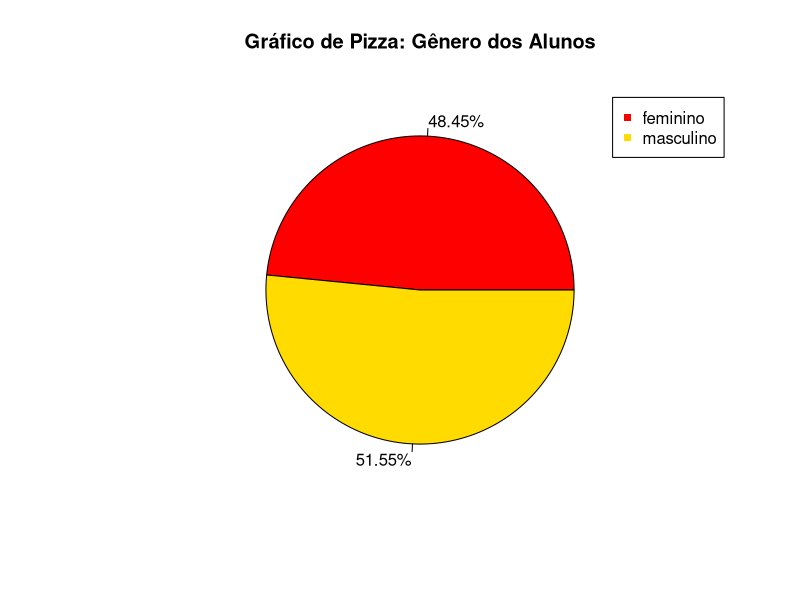
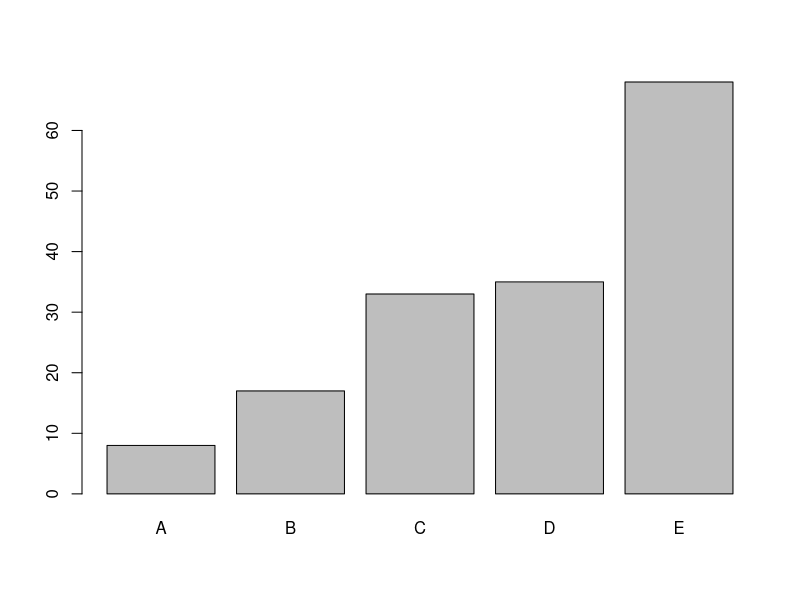
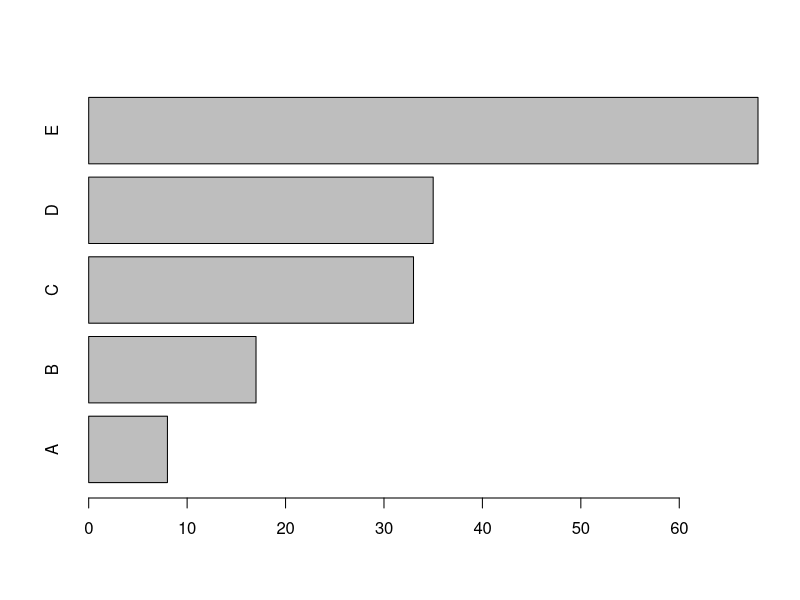
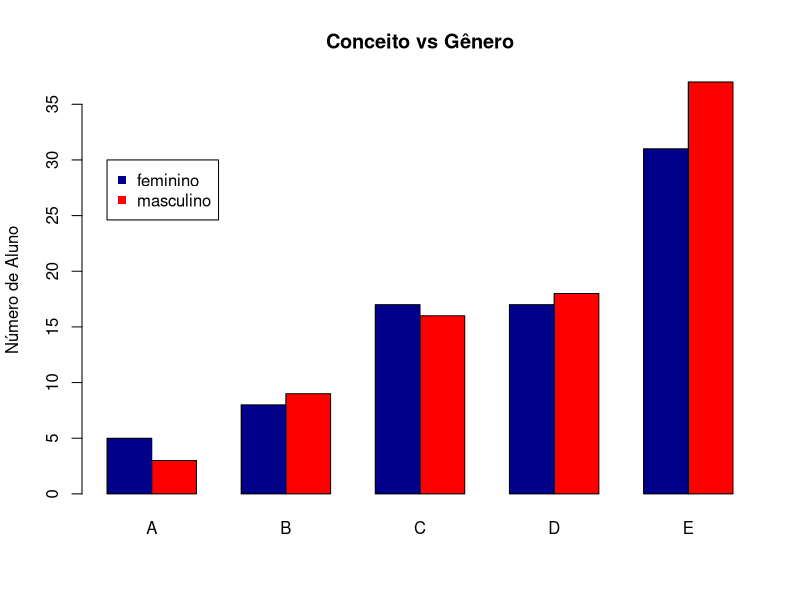
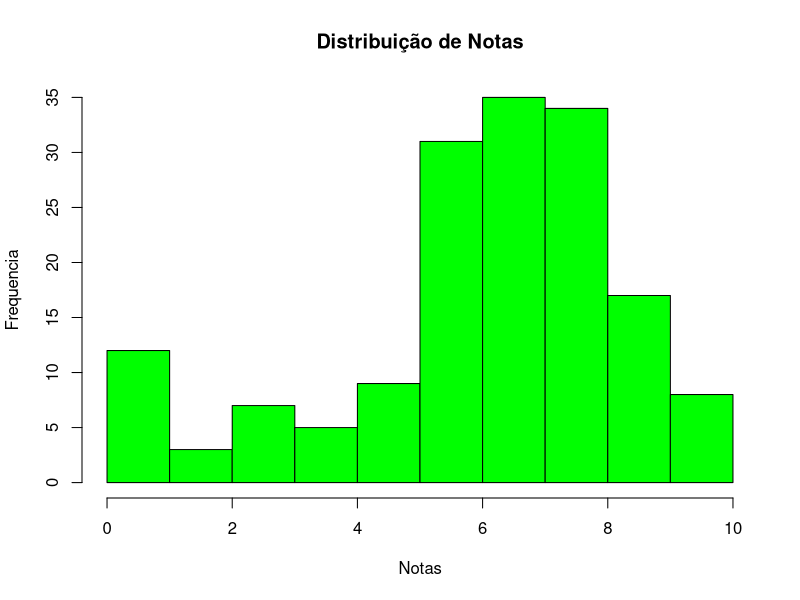
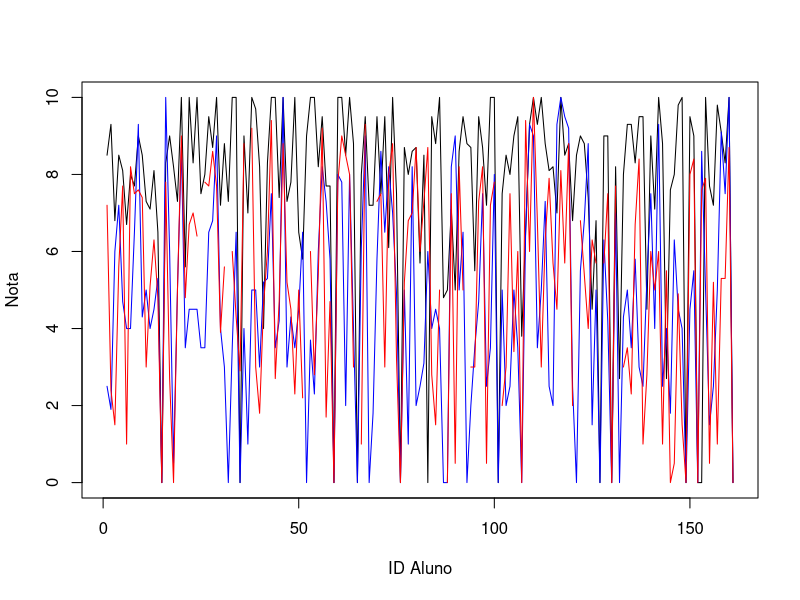
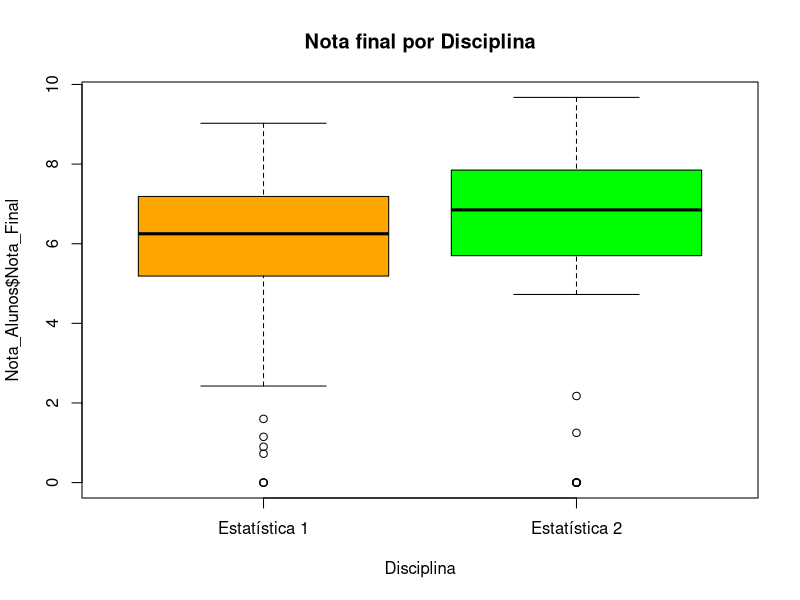

These charts were generated, in order, by the following R code:
#-----Tabela de Frequencia para Gênero-----#
library(readxl)
Nota_Alunos <- read_excel("Nota de Alunos - Parte 1.xlsx")
freq_genero <- table(Nota_Alunos$Genero)
freq_genero
prop_genero <- prop.table(freq_genero)
perc_genero <- round(prop_genero*100, digits = 2)
coluna_freq <- c(freq_genero, sum(freq_genero))
coluna_perc <- c(perc_genero, sum(perc_genero))
names(coluna_freq)[length(coluna_freq)] <- "Total"
tabela_freq <- cbind(coluna_freq, coluna_perc)
tabela_freq

#-----Tabela de Frequencia para Conceito-----#
freq_conceito <- table(Nota_Alunos$Conceito)
freq_conceito
prop_conceito <- prop.table(freq_conceito)
perc_conceito <- round(prop_conceito*100, digits = 2)
coluna_freq <- c(freq_conceito, sum(freq_conceito))
coluna_perc <- c(perc_conceito, sum(perc_conceito))
names(coluna_freq)[length(coluna_freq)]<-"Total"
tabela_freq <- cbind(coluna_freq, coluna_perc)
tabela_freq

#-----Tabela de Frequencia para Nota final-----#
intervalos <- cut(Nota_Alunos$Nota_Final, breaks =0:10, right = F)
freq_notas <- table(intervalos)
freq_notas
prop_notas <- prop.table(freq_notas)
perc_notas <- round(prop_notas*100, digits = 2)
coluna_freq <- c(freq_notas, sum(freq_notas))
coluna_perc <- c(perc_notas, sum(perc_notas))
names(coluna_freq)[length(coluna_freq)] <- "Total"
tabela_freq <- cbind(coluna_freq, coluna_perc)
tabela_freq

#-----Gráfico de Pizza-----#
rotulos <- paste(perc_genero, "%", sep="")
pie(freq_genero,main="Gráfico de Pizza: Gênero dos Alunos", 
    labels= rotulos, col = rainbow(7))
legend(1,1,names(freq_genero), col= rainbow(7), pch = 15)

#-----Gráfico de Barras ou Colunas-----#
barplot(freq_conceito)
barplot(freq_conceito, horiz = T)
freq_cruzada <- table(Nota_Alunos$Genero, Nota_Alunos$Conceito)
#freq_cruzada
barplot(freq_cruzada, beside = T, main = "Conceito vs Gênero", 
        ylab = "Número de Aluno", col = c("darkblue", "red"))
legend(1, 30, rownames(freq_cruzada), col = c("darkblue", "red"), pch = 15)

#-----Histograma para Nota Final-----#
hist(Nota_Alunos$Nota_Final, breaks = 0:10, right = F, col = "green",
     xlab = "Notas", ylab = "Frequencia", main = "Distribuição de Notas")

#-----Gráfico de séries-----#
plot(Nota_Alunos$Prova_1, type = "l", xlab = "ID Aluno", ylab = "Nota")
lines(Nota_Alunos$Prova_2, col = "blue")
lines(Nota_Alunos$Prova_3, col = "red")

#-----Gráfico de Caixa-----#
boxplot(Nota_Alunos$Nota_Final ~ Nota_Alunos$Disciplina,
        main = "Nota final por Disciplina",
        xlab = "Disciplina", col = c("orange", "green"))

